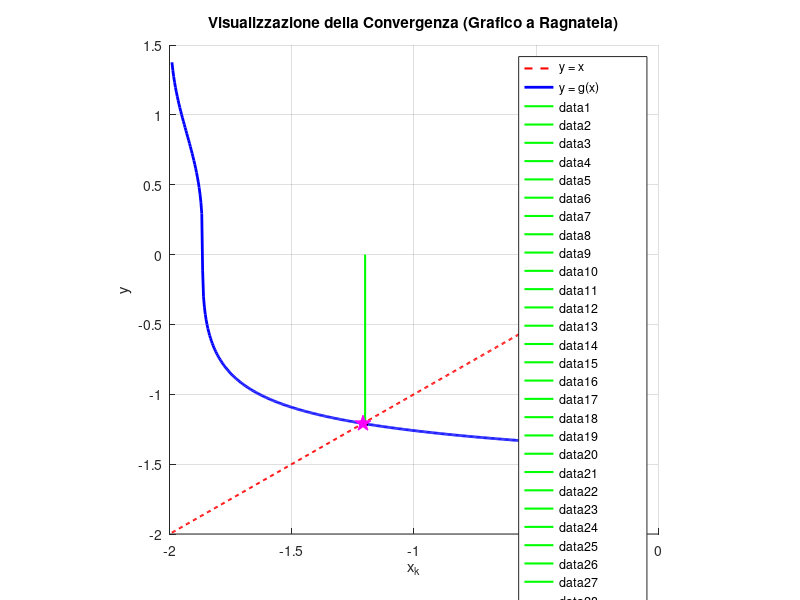

Recreate this plot in MATLAB.
% =========================================================================
% METODO DEL PUNTO FISSO CON GRAFICO A RAGNATELA (COBWEB PLOT)
% =========================================================================
clear; clc; close all;
format long; % Imposta la visualizzazione interna di MATLAB ad alta precisione

% 1. DEFINIZIONE DELLA FUNZIONE g(x)
g = @(x) nthroot(-log(x+2)-2, 3);

% 2. PARAMETRI DI INPUT
x0 = -1.20         % Punto iniziale
tol = 1e-12;      % Tolleranza ad alta precisione
max_iter = 40;    % Numero massimo di iterazioni per il grafico

% 3. ALLOCAZIONE VETTORI PER MEMORIZZARE I PASSI
X = zeros(1, max_iter);
X(1) = x0;
iter = 0;
errore = Inf;

% =========================================================================
% 4. LOOP ITERATIVO (Sostituito con controllo di divergenza)
% =========================================================================
diverge = false; % Variabile bandiera (flag) per tracciare la divergenza

while (errore > tol) && (iter < max_iter-1)
    iter = iter + 1;
    prossimo_x = g(X(iter));
    
    % CONTROLLO DI SICUREZZA 1: Se il valore è Inf, NaN o sta esplodendo numericamente
    if isnan(prossimo_x) || isinf(prossimo_x) || abs(prossimo_x) > 1e10
        diverge = true;
        break; % Interrompe immediatamente il ciclo while
    end
    
    X(iter+1) = prossimo_x;
    
    % CONTROLLO DI SICUREZZA 2: se l'errore attuale è molto più grande 
    % del precedente, il metodo sta chiaramente scappando via (divergendo)
    nuovo_errore = abs(X(iter+1) - X(iter));
    if iter > 1 && nuovo_errore > errore * 10 
        diverge = true;
        errore = nuovo_errore;
        break;
    end
    
    errore = nuovo_errore;
end

% Tagliamo i vettori alle iterazioni effettivamente calcolate
X = X(1:iter+1);

% Stampa dei risultati nella Command Window (Mostra 12 cifre decimali)
fprintf('---------------------------------------------------\n');
if diverge
    warning('ATTENZIONE: Il metodo sta DIVERGENDO violentemente!');
    fprintf('Il calcolo è stato arrestato per evitare errori numerici alla iterazione %d.\n', iter);
elseif iter >= max_iter-1 && errore > tol
    warning('Il metodo non è giunto a convergenza nel numero massimo di iterazioni consentite.');
    fprintf('Ultimo valore calcolato: %1.12f (Errore rimasto: %1.2e)\n', X(end), errore);
else
    fprintf('Il metodo è CONVERSO con successo!\n');
    fprintf('Punto fisso trovato: %1.12f in %d iterazioni.\n', X(end), iter);
end
fprintf('---------------------------------------------------\n');

% =========================================================================
% 5. PARTE GRAFICA
% =========================================================================
figure('Name', 'Analisi di Convergenza - Punto Fisso', 'NumberTitle', 'off');
hold on; grid on;

% Definiamo un intervallo di assi appropriato intorno allo zero trovato
%xmin = max(min(X) - 1, -1.99);
xmin = max(min(X) - 1, -1.99); % Impedisce di andare sotto -2 (Condizioni di Esistenza)
xmax = max(X) + 1;
x_plot = linspace(xmin, xmax, 500);

% Disegno la bisettrice y = x (in rosso tratteggiato)
plot(x_plot, x_plot, 'r--', 'LineWidth', 1.5, 'DisplayName', 'y = x');

% Disegno la curva y = g(x) (in blu)
plot(x_plot, g(x_plot), 'b-', 'LineWidth', 2, 'DisplayName', 'y = g(x)');

% Disegno l'andamento iterativo (La Ragnatela)
for k = 1:iter
    % Segmento verticale: da (x_k, x_k) a (x_k, x_k+1) cioè su y=g(x)
    if k == 1
        plot([X(k), X(k)], [0, X(k+1)], 'g-', 'LineWidth', 1.5); 
    else
        plot([X(k), X(k)], [X(k), X(k+1)], 'g-', 'LineWidth', 1.5);
    end
    pause(0.3); % Pausa per vedere l'animazione del grafico!
    
    % Segmento orizzontale: da (x_k, x_k+1) a (x_k+1, x_k+1) cioè sulla bisettrice
    plot([X(k), X(k+1)], [X(k+1), X(k+1)], 'g-', 'LineWidth', 1.5);
    pause(0.3);
end

% Evidenzio i punti di scatto con dei pallini neri
plot(X(1:end-1), X(2:end), 'ko', 'MarkerFaceColor', 'k', 'MarkerSize', 4);

% Evidenzio il punto fisso finale con una stella magica
plot(X(end), X(end), 'mp', 'MarkerFaceColor', 'm', 'MarkerSize', 12, 'DisplayName', 'Punto Fisso (\alpha)');

% Abbellimenti del grafico
xlabel('x_k');
ylabel('y');
title('Visualizzazione della Convergenza (Grafico a Ragnatela)');
legend('Location', 'best');
axis square;
hold off;
